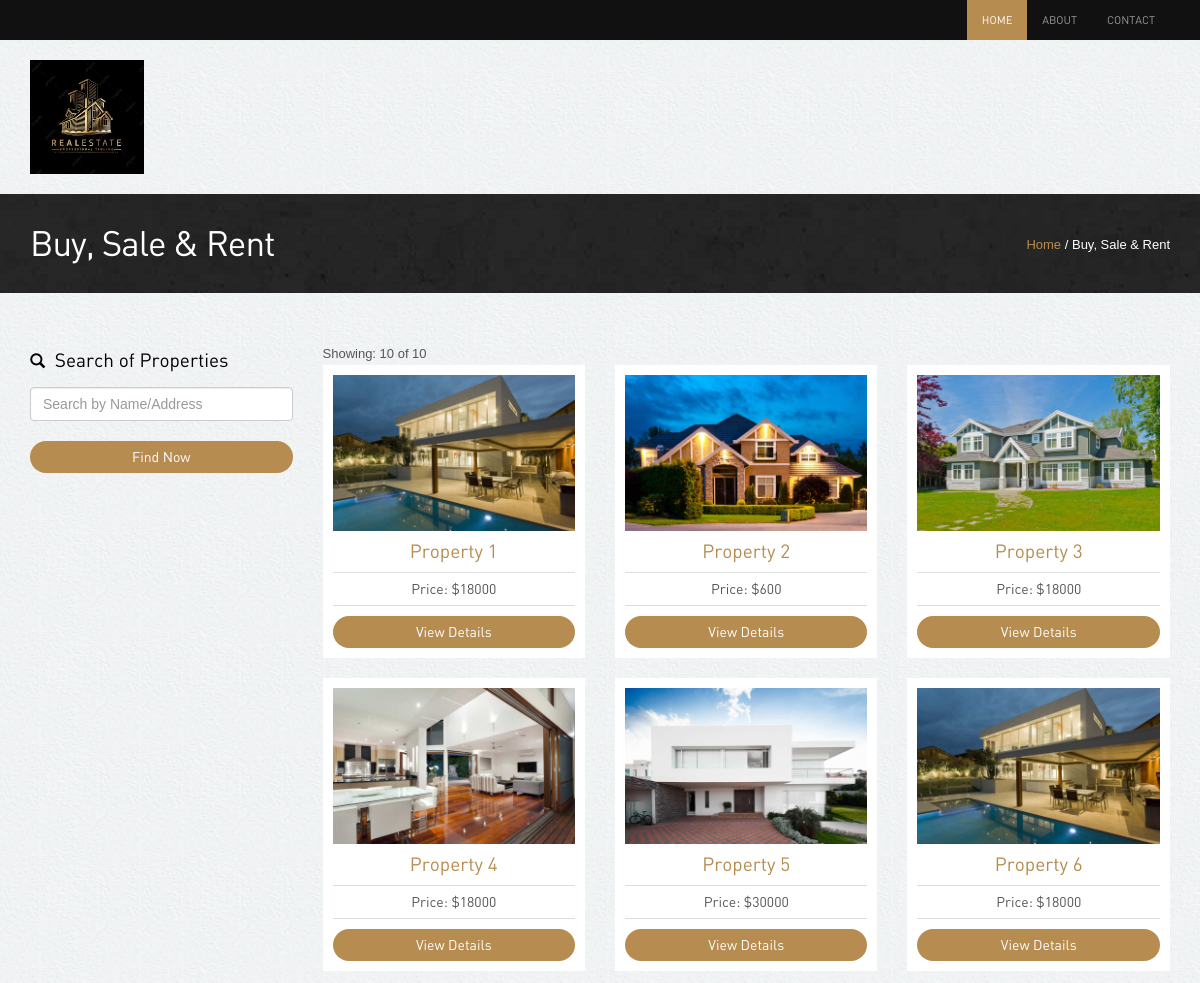
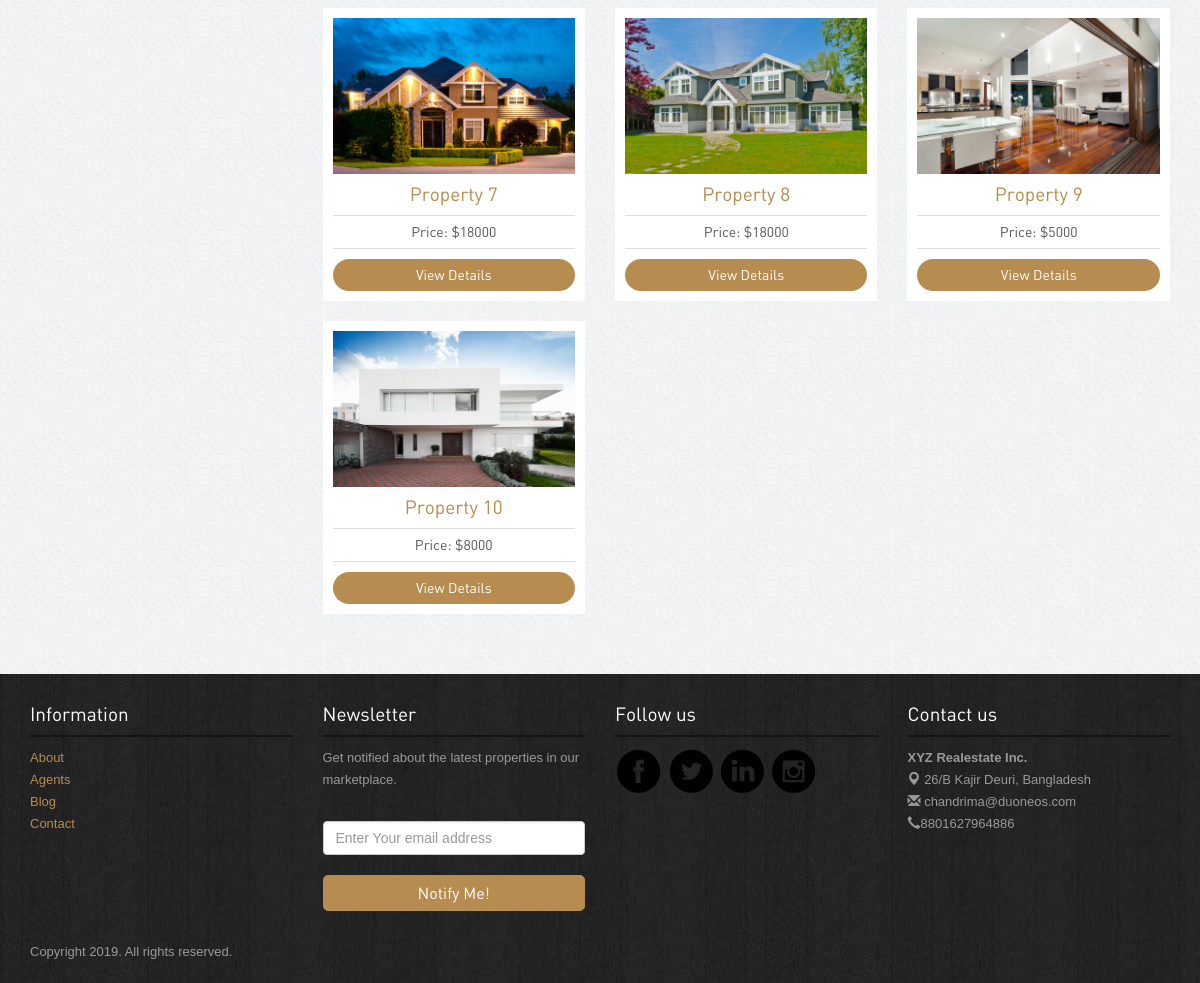
The page /views/index.php on the database its author committed (2 pictures, top to bottom).
### tables this page shows
CREATE TABLE `properties` (
  `id` int(11) NOT NULL,
  `name` varchar(50) NOT NULL,
  `monthly_charges` float NOT NULL,
  `images` text NOT NULL,
  `address` varchar(50) NOT NULL,
  `access` varchar(50) NOT NULL,
  `floor_space` float NOT NULL,
  `utility` varchar(50) NOT NULL,
  `description` text NOT NULL
);

### src/Classes/Model/Database.php (called while the page is built, shortened)
<?php
class Database
{
    public $host = 'localhost';
    public $dbname = 'property';
    public $user = 'root';
    public $password = '';
    public function __construct()
    {
        try {
            $this->databaseHandler = new PDO("mysql:host=$this->host;dbname=$this->dbname", $this->user, $this->password);
        } catch (PDOException $error) {
            echo $error->getMessage();
        }
    }
}

### src/Classes/Property/property.php (called while the page is built, shortened)
<?php
class Property extends Database
{
    public function index()
    {
        $sql = 'SELECT * FROM properties';
        $statementHandler = $this->databaseHandler->query($sql);
        $statementHandler->setFetchMode(PDO::FETCH_OBJ);
        return $statementHandler->fetchAll();
    }
}

### views/index.php (the view, shortened to what this page needs)
<?php include 'header.php'; ?>
<div class="inside-banner">
  <div class="container">
    <span class="pull-right"><a href="index.php">Home</a> / Buy, Sale & Rent</span>
    <h2>Buy, Sale & Rent</h2>
</div>
</div>
<div class="container">
<div class="properties-listing spacer">
<div class="row">
<div class="col-lg-3 col-sm-4 ">
  <div class="search-form">
    <h4><span class="glyphicon glyphicon-search"></span> Search of Properties</h4>
		<form action="search-result.php" method="get" class="form form-group">
            <input type="text" class="form-control" name="search" placeholder="Search by Name/Address">
            <button class="btn btn-primary">Find Now</button>
		</form>
  </div>
</div>
<div class="col-lg-9 col-sm-8">
<div class="sortby clearfix">
<div class="pull-left result">Showing: 10 of 10 </div>
</div>
<div class="row">
    <?php
    $real_estate = new property();
    $allData = $real_estate->index();
    foreach ($allData as $oneData) {
        $image = explode(',', $oneData->images); ?>
      <div class="col-lg-4 col-sm-6">
      <div class="properties">
        <div class="image-holder"><img src="../resources/images/properties/<?php echo $image[0]; ?>" class="img-responsive" alt="properties">
        </div>
        <h4><a href="property-detail.php?id=<?php echo $oneData->id; ?>"><?php echo $oneData->name; ?></a></h4>
        <p class="price">Price: $<?php echo $oneData->monthly_charges; ?></p>
        <a class="btn btn-primary" href="property-detail.php?id=<?php echo $oneData->id; ?>">View Details</a>
      </div>
      </div>
    <?php
    } ?>
</div>
</div>
</div>
</div>
</div>
<?php include 'footer.php'; ?>

### views/header.php (shortened to what this page needs)
<!DOCTYPE html>
<html lang="en">
<head>
 	<link rel="stylesheet" href="../resources/assets/bootstrap/css/bootstrap.css" />
  <link rel="stylesheet" href="../resources/assets/style.css"/>
<link rel="stylesheet" href="../resources/assets/owl-carousel/owl.carousel.css">
<link rel="stylesheet" href="../resources/assets/owl-carousel/owl.theme.css">
    <link rel="stylesheet" type="text/css" href="../resources/assets/slitslider/css/style.css" />
    <link rel="stylesheet" type="text/css" href="../resources/assets/slitslider/css/custom.css" />
</head>
<body>
<div class="navbar-wrapper">
        <div class="navbar-inverse" role="navigation">
          <div class="container">
            <div class="navbar-collapse  collapse">
              <ul class="nav navbar-nav navbar-right">
               <li class="active"><a href="index.php">Home</a></li>
                <li><a href="about.php">About</a></li>
                <li><a href="contact.php">Contact</a></li>
              </ul>
            </div>
          </div>
        </div>
    </div>
<div class="container">
<div class="header">
<a href="index.php"><img src="../resources/images/logo.jpg" alt="Realestate" style="width:10%"></a>
</div>
</div>

### views/footer.php (shortened to what this page needs)
<div class="footer">
<div class="container">
<div class="row">
            <div class="col-lg-3 col-sm-3">
                   <h4>Information</h4>
                   <ul class="row">
                <li class="col-lg-12 col-sm-12 col-xs-3"><a href="about.php">About</a></li>
                <li class="col-lg-12 col-sm-12 col-xs-3"><a href="agents.php">Agents</a></li>
                <li class="col-lg-12 col-sm-12 col-xs-3"><a href="blog.php">Blog</a></li>
                <li class="col-lg-12 col-sm-12 col-xs-3"><a href="contact.php">Contact</a></li>
              </ul>
            </div>
            <div class="col-lg-3 col-sm-3">
                    <h4>Newsletter</h4>
                    <p>Get notified about the latest properties in our marketplace.</p>
                    <form class="form-inline" role="form">
                            <input type="text" placeholder="Enter Your email address" class="form-control">
                                <button class="btn btn-success" type="button">Notify Me!</button></form>
            </div>
            <div class="col-lg-3 col-sm-3">
                    <h4>Follow us</h4>
                    <a href="#"><img src="../resources/images/facebook.png" alt="facebook"></a>
                    <a href="#"><img src="../resources/images/twitter.png" alt="twitter"></a>
                    <a href="#"><img src="../resources/images/linkedin.png" alt="linkedin"></a>
                    <a href="#"><img src="../resources/images/instagram.png" alt="instagram"></a>
            </div>
             <div class="col-lg-3 col-sm-3">
                    <h4>Contact us</h4>
                    <p><b>XYZ Realestate Inc.</b><br>
<span class="glyphicon glyphicon-map-marker"></span> 26/B Kajir Deuri, Bangladesh <br>
<span class="glyphicon glyphicon-envelope"></span> chandrima@duoneos.com<br>
<span class="glyphicon glyphicon-earphone"></span>8801627964886</p>
            </div>
        </div>
<p class="copyright">Copyright 2019. All rights reserved.	</p>
</div></div>
</body>
</html>

### resources/assets/style.css (style rules this page uses)
body { color: #555; font: normal 13px/22px Arial; background: url(../images/bgmain.png) #eee; }
h1, h2, h3, h4, h5 { font-weight: normal; font-family: din; margin: 0; padding: 0; color: #000 }
h2 { font-size: 35px; letter-spacing: -1px; margin-bottom: 20px; }
h4 { margin: 10px 0; font-size: 19px; }
h4 span { margin-right: 5px; font-size: 15px; }
p { margin-bottom: 30px; }
a { color: #b78c50; text-decoration: none; outline: none; }
.spacer { margin-top: 40px; margin-bottom: 40px; }
select, input { outline: 0; margin-bottom: 20px; }
.btn { border-radius: 5px; font-family: din; outline: none; }
.btn-success { background: #b78c50; border: 1px solid #b78c50; padding: 6px 20px; font-size: 16px; width: 100%; }
.btn-primary { background: #b78c50; border: none; width: 100%; border-radius: 20px; }
.header { padding: 20px 0; }
.navbar-inverse { background-color: #111; }
.navbar-inverse .navbar-nav>li>a { font-size: 11px; padding-top: 10px; padding-bottom: 10px; font-family: din; text-transform: uppercase; }
.navbar-inverse .navbar-nav>.active>a, .navbar-inverse .navbar-nav>.active>a:hover, .navbar-inverse .navbar-nav>.active>a:focus { background-color: #b78c50; }
.properties-listing div.properties { padding: 10px; background-color: #fff; text-align: center; margin-bottom: 20px; }
.properties-listing div.properties .image-holder { position: relative; }
.properties-listing div.properties p { margin-bottom: 10px; font-size: 14px; border-top: 1px solid #ddd; border-bottom: 1px solid #ddd; padding: 5px 0; font-family: din; }
.inside-banner { background: url(../images/bginside.jpg) #222; color: #fff; padding: 30px 0; }
.inside-banner h2 { margin: 0; color: #fff; }
.inside-banner span { margin-top: 10px; }
.search-form { margin-bottom: 50px; }
.search-form h4 { margin: 17px 0; }
.sortby .result { margin-top: 10px; }
.footer { background: url(../images/bg.jpg) #222; padding: 20px 0; color: #999; }
.footer h4 { color: #fff; border-bottom: 2px solid #131313; margin-bottom: 10px; padding-bottom: 10px; }
.footer ul { list-style: none; padding: 0; }
.footer p.copyright { margin: 30px 0 0 0; }

### rows shown on the page
properties: name "Property 1", monthly_charges "18000"
properties: name "Property 2", monthly_charges "600"
properties: name "Property 3", monthly_charges "18000"
properties: name "Property 4", monthly_charges "18000"
properties: name "Property 5", monthly_charges "30000"
properties: name "Property 6", monthly_charges "18000"
properties: name "Property 7", monthly_charges "18000"
properties: name "Property 8", monthly_charges "18000"
properties: name "Property 9", monthly_charges "5000"
properties: name "Property 10", monthly_charges "8000"
